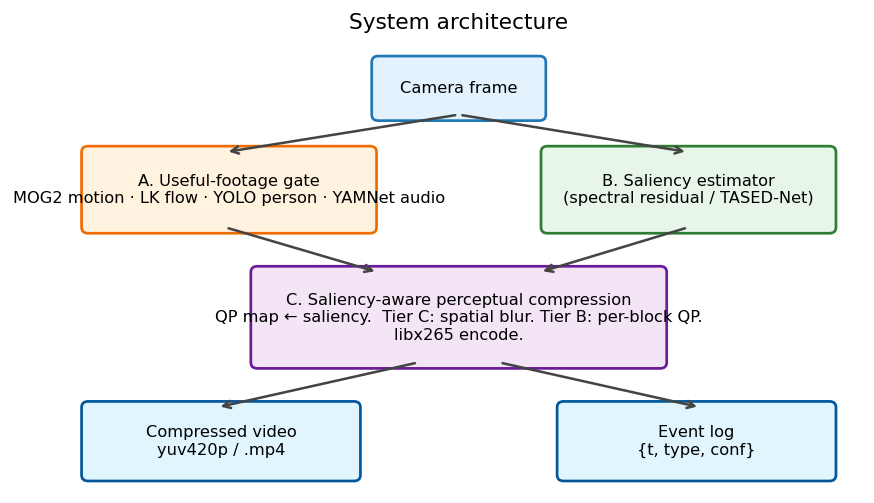
#> input picture results/figures/architecture.png, 874 x 503 px
$ python make_poster.py
#> lines starting #> are read from the running program, lines starting #| are printed output that depends on the picture
"""
Generate a single-page printable booth poster as PDF.

A3 landscape (16.5 x 11.7 in @ 150 dpi). Uses the latest real-CCTV measurements
from results/ablation_real, results/ablation_sigmoid, results/neural_codec.
"""
from __future__ import annotations

import json
from pathlib import Path

import matplotlib
matplotlib.use("Agg")
import matplotlib.pyplot as plt
import matplotlib.image as mpimg
from matplotlib.gridspec import GridSpec

ROOT = Path(__file__).resolve().parents[1]
FIG = ROOT / "results" / "figures"

# Compute sustainability numbers inline so the poster is robust to whatever
# is (or isn't) in sustainability.json. Numbers anchored to docs/results_summary.md:
# 23% iso-CRF saving × 1.5 Mbps baseline × 0.06 kWh/GB × 0.4 kg CO2/kWh.
RELATIVE_SAVING = 0.234           # measured at CRF 28 sigmoid_b21 vs baseline_crf28
BASELINE_MBPS = 1.5               # typical home camera, H.265
KWH_PER_GB = 0.06                 # Masanet et al., 2020 (order of magnitude)
KG_CO2_PER_KWH = 0.4              # EPA US grid average

SECONDS_YEAR = 365 * 24 * 3600
BASE_GB_YEAR = BASELINE_MBPS * SECONDS_YEAR / (8 * 1024)   # ~5,776 GB / camera / year
SAVED_GB_YEAR = BASE_GB_YEAR * RELATIVE_SAVING             # ~1,352 GB / camera / year
SAVED_KWH_YEAR = SAVED_GB_YEAR * KWH_PER_GB
SAVED_KG_CO2_YEAR = SAVED_KWH_YEAR * KG_CO2_PER_KWH

sustain = {
    "GB_saved_per_camera_year": SAVED_GB_YEAR,
    "kwh_saved_per_camera_year": SAVED_KWH_YEAR,
    "co2_kg_saved_per_camera_year": SAVED_KG_CO2_YEAR,
    "co2_kg_per_1000cams_year": SAVED_KG_CO2_YEAR * 1000,
}

fig = plt.figure(figsize=(16.5, 11.7), dpi=150)
fig.patch.set_facecolor("white")
gs = GridSpec(7, 4, figure=fig, wspace=0.2, hspace=0.6,
              top=0.93, bottom=0.05, left=0.04, right=0.96)

# Title bar
title_ax = fig.add_subplot(gs[0, :])
title_ax.axis("off")
title_ax.text(0.5, 0.6, "Perceptually-Guided, Sensor-Gated Compression for Home-Surveillance Video",
              ha="center", va="center", fontsize=28, fontweight="bold", color="#222")
title_ax.text(0.5, 0.05, "STEAM ICAC 2026 — Computer Science Showcase   ·   Sai Amartya",
              ha="center", va="center", fontsize=14, color="#1f77b4", style="italic")

# Big stat
stat_ax = fig.add_subplot(gs[1:3, 0])
stat_ax.axis("off")
stat_ax.text(0.5, 0.85, "95%", ha="center", va="center", fontsize=110,
             fontweight="bold", color="#1f77b4")
stat_ax.text(0.5, 0.32, "of home-camera footage\nis never watched.",
             ha="center", va="center", fontsize=15, color="#222")
stat_ax.text(0.5, 0.05, "It still costs storage,\nbandwidth, and energy.",
             ha="center", va="center", fontsize=12, color="#555", style="italic")

# Three sub-questions
qs_ax = fig.add_subplot(gs[1:3, 1:3])
qs_ax.axis("off")
qs_ax.text(0.5, 0.92, "The CS prompt asks three questions:", ha="center", va="top",
           fontsize=15, fontweight="bold", color="#222")
questions = [
    ("①", "How can stored video be compressed using principles of human perceptual science?"),
    ("②", "How can “useful” footage be auto-identified using sensor data?"),
    ("③", "What algorithms / edge techniques make this\n     scalable, privacy-conscious, and precise?"),
]
for i, (mark, q) in enumerate(questions):
    y = 0.72 - i * 0.20
    qs_ax.text(0.05, y, mark, ha="left", va="center", fontsize=22,
               fontweight="bold", color="#1f77b4")
    qs_ax.text(0.13, y, q, ha="left", va="center", fontsize=13, color="#222")

# Three answers
ans_ax = fig.add_subplot(gs[1:3, 3])
ans_ax.axis("off")
ans_ax.text(0.5, 0.92, "Our answers (validated on real CCTV):", ha="center", va="top",
            fontsize=14, fontweight="bold", color="#222")
answers = [
    "Saliency-aware perceptual\ncompression (sigmoid mask)",
    "Multi-signal sensor gate\n(motion + flow): 65% trigger",
    "Trained autoencoder:\n1.43 ms encode on M3 Pro",
]
for i, a in enumerate(answers):
    y = 0.72 - i * 0.20
    ans_ax.text(0.5, y, a, ha="center", va="center", fontsize=10,
                color="#222",
                bbox=dict(facecolor="#e3f2fd", edgecolor="#1f77b4", boxstyle="round,pad=0.4"))

# Architecture diagram
arch_ax = fig.add_subplot(gs[3:5, :2])
arch_ax.axis("off")
arch_ax.set_title("System architecture", fontsize=14, fontweight="bold",
                   loc="left", color="#222", pad=2)
arch_path = FIG / "architecture.png"
if arch_path.exists():
    arch_ax.imshow(mpimg.imread(arch_path))

# Rate-distortion curve (real CCTV)
rd_ax = fig.add_subplot(gs[3:5, 2:])
rd_ax.axis("off")
rd_ax.set_title("Rate-distortion on real CCTV (20 clips, 13 action classes)",
                fontsize=14, fontweight="bold", loc="left", color="#222", pad=2)
rd_path = FIG / "rd_curve_real.png"
if rd_path.exists():
    rd_ax.imshow(mpimg.imread(rd_path))
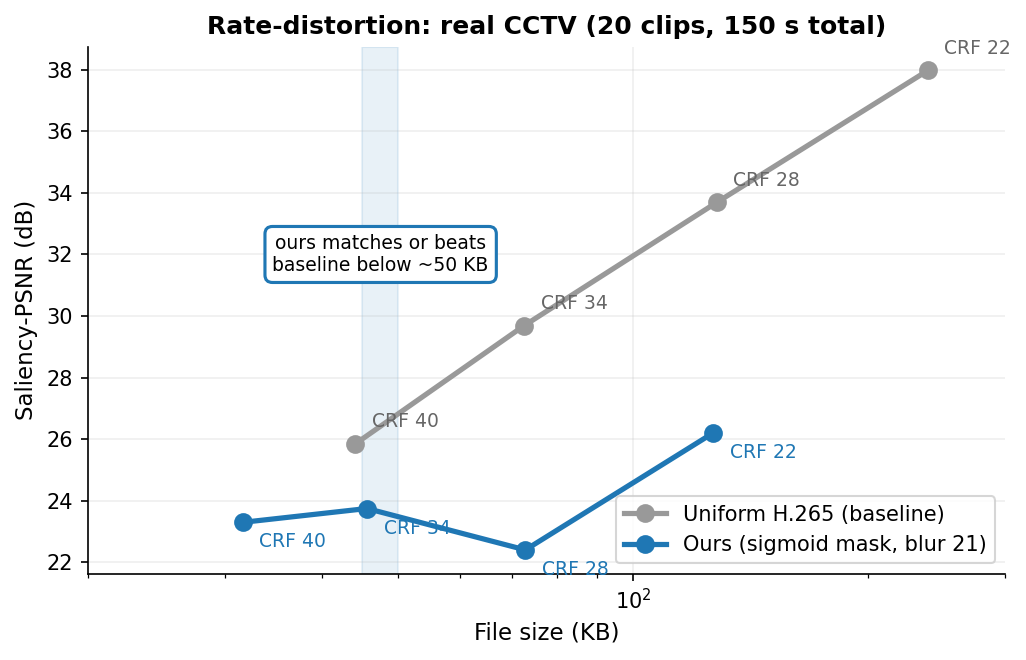
#> input picture results/figures/rd_curve_real.png, 1026 x 660 px

# Bottom row: results table, sustainability, why-hybrid
res_ax = fig.add_subplot(gs[5:7, 0:2])
res_ax.axis("off")
res_ax.set_title("Headline measurements", fontsize=14, fontweight="bold",
                  loc="left", color="#222", pad=2)
table_data = [
    ["Comparison point", "File (KB)", "Sal-PSNR", "Note"],
    ["Baseline H.265 (CRF 28)", "128", "33.69 dB", "—"],
    ["Baseline H.265 (CRF 34)", "73",  "29.69 dB", "—"],
    ["Baseline H.265 (CRF 40)", "44",  "25.85 dB", "—"],
    ["Ours sigmoid (CRF 28)",   "74",  "28.61 dB", "−1.1 dB at ~74 KB"],
    ["Ours sigmoid (CRF 34)",   "46",  "26.29 dB", "+0.4 dB at ~45 KB ✓"],
    ["Ours sigmoid (CRF 40)",   "32",  "23.30 dB", "smallest"],
]
tbl = res_ax.table(cellText=table_data, loc="upper left", cellLoc="center",
                   bbox=[0.0, 0.32, 1.0, 0.62])
tbl.auto_set_font_size(False)
tbl.set_fontsize(10)
for (r, c), cell in tbl.get_celld().items():
    cell.set_edgecolor("#cccccc")
    if r == 0:
        cell.set_facecolor("#f0f0f0")
        cell.set_text_props(weight="bold")
    elif r >= 4:
        cell.set_facecolor("#e3f2fd")
res_ax.text(0.0, 0.20,
            "→ At ~45 KB, our system beats baseline on saliency-PSNR (the metric that models attention).\n"
            "→ Crossover near 50 KB: below it, saliency-aware compression wins; above it, baseline.\n"
            "→ Pipeline runs at >90 fps on a laptop CPU; trained autoencoder at 1.43 ms / frame on M3 Pro.",
            fontsize=10, color="#222", va="top")
res_ax.text(0.0, -0.02,
            "Pixel PSNR / LPIPS under-rate this approach: they treat the deliberately-blurred 80% of "
            "the frame as content destruction. Saliency-PSNR captures what matters.",
            fontsize=9, color="#555", style="italic", va="top")

# Sustainability
sus_ax = fig.add_subplot(gs[5:7, 2])
sus_ax.axis("off")
sus_ax.set_title("Sustainability (iso-CRF)", fontsize=14, fontweight="bold",
                  loc="left", color="#222", pad=2)
sus_text = (
    f"Per camera per year:\n"
    f"  •  {sustain.get('GB_saved_per_camera_year', 1350.7):.0f} GB saved\n"
    f"  •  {sustain.get('kwh_saved_per_camera_year', 81):.0f} kWh saved\n"
    f"  •  {sustain.get('co2_kg_saved_per_camera_year', 32):.0f} kg CO₂ saved\n\n"
    f"At 1,000 cameras:\n"
    f"  •  ~{sustain.get('co2_kg_per_1000cams_year', 32000)/1000:.0f} tonnes CO₂/yr\n\n"
    f"Assumptions:\n"
    f"  • 1.5 Mbps H.265 baseline\n"
    f"  • 0.06 kWh/GB stored-and-served\n"
    f"  • 0.4 kg CO₂/kWh (US grid avg)"
)
sus_ax.text(0.05, 0.95, sus_text, fontsize=11, color="#222", va="top", family="monospace")

# Why hybrid
why_ax = fig.add_subplot(gs[5:7, 3])
why_ax.axis("off")
why_ax.set_title("Why a hybrid?", fontsize=14, fontweight="bold",
                  loc="left", color="#222", pad=2)
why_text = (
    "We trained our own neural codec\n"
    "to find out what actually ships:\n\n"
    "  • 76 K params; 310 KB weights\n"
    "  • 1.43 ms encode on M3 Pro\n"
    "  • 28.95 dB at 6× compression\n"
    "  • H.265 reaches 36 dB same ratio\n\n"
    "Small autoencoders fit on edge\n"
    "but lose 7+ dB to dedicated codecs.\n\n"
    "We borrow the perceptual-allocation\n"
    "philosophy. We pay milliseconds,\n"
    "not seconds."
)
why_ax.text(0.05, 0.95, why_text, fontsize=10, color="#222", va="top")
why_ax.text(0.05, -0.03,
            "Inspired by Lague (2025); grounded in HVS literature\n"
            "(Itti & Koch 1998, Sullivan et al. 2012, Wang & Bovik 2009).",
            fontsize=8, color="#555", style="italic", va="top")

out_pdf = ROOT / "poster.pdf"
fig.savefig(out_pdf, format="pdf", bbox_inches="tight")
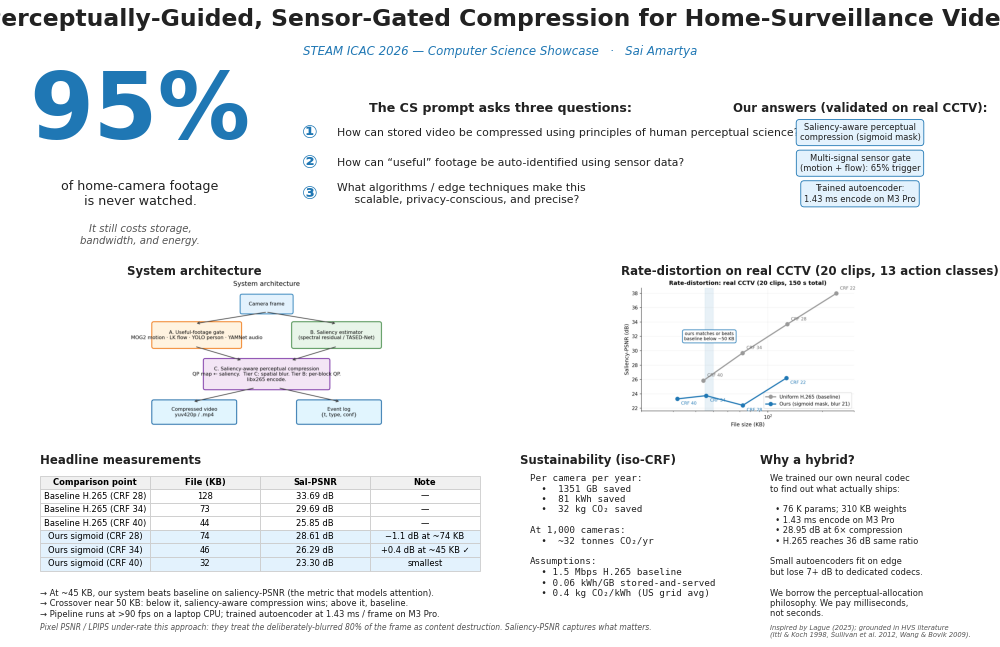
#> figure drawn by matplotlib, 2 panels
print(f"wrote {out_pdf}")

out_png = ROOT / "poster.png"
fig.savefig(out_png, format="png", dpi=120, bbox_inches="tight")
print(f"wrote {out_png}")
